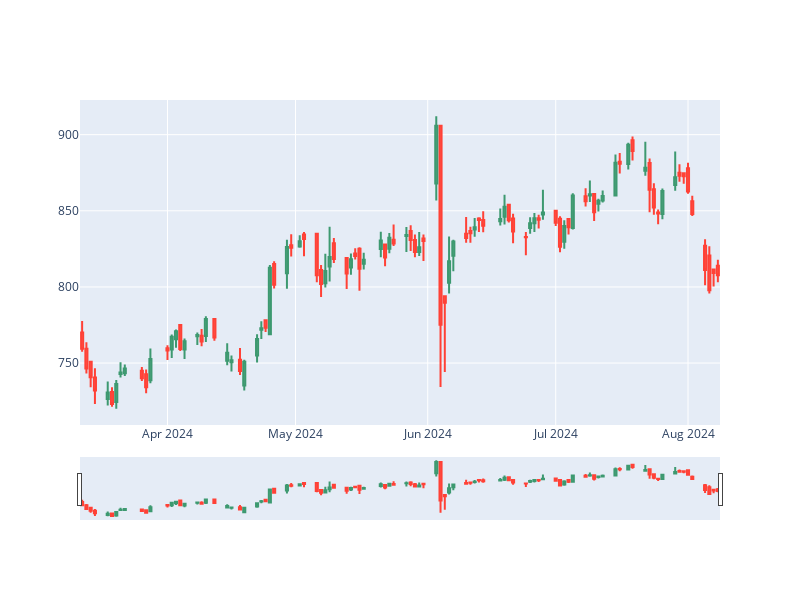

The notebook cell this image was saved under:
### Code cell
fig = go.Figure(data=[go.Candlestick(
    x = df.index,
    open = df['1. open'],
    high = df['2. high'],
    low = df['3. low'],
    close = df['4. close']
)])
fig.update_layout(width=800, height=600)
fig.show()
